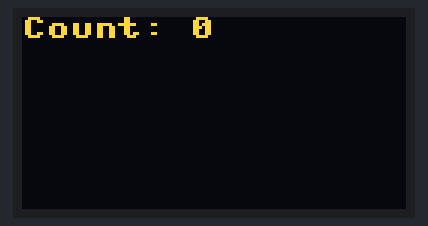
Recording of a program running on a simulated ESP32 board running MicroPython. Parts: 128×64 one-colour display. The OLED is the two-colour kind (top 16 rows yellow); what the program prints to the serial console is not drawn. At 11.0 s the program stops and its outputs stay as they are.

Above: at 0.2 s.
At 1.3 s:
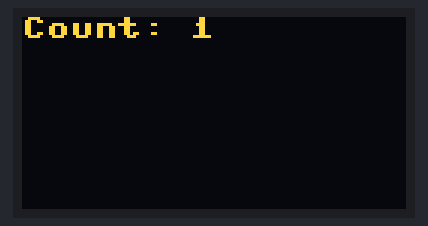
At 2.4 s:
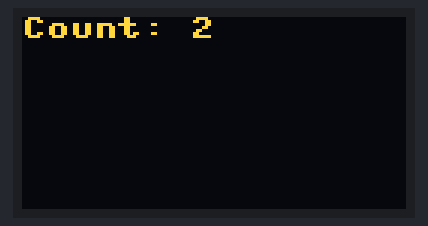
At 4.6 s:
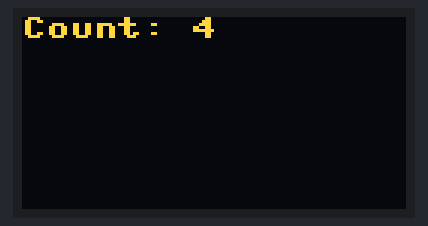
At 7.9 s:
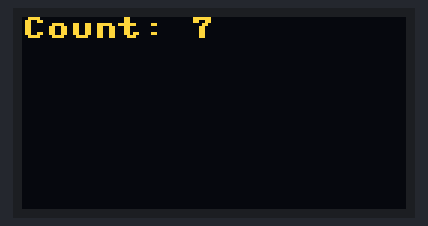

The program:

main.py
```python
# Description: Test printing to the terminal
    # on the ESP32 with micropython

# Import modules
from machine import Pin, SoftI2C
import sh1106
import time

i2c = SoftI2C(scl=Pin(22), sda=Pin(21), freq=100000)
display = sh1106.SH1106_I2C(128, 64, i2c, None, 0x3c)
display.sleep(False)
display.fill(0)

lineHeight = 10

print("Hello World!")

# Loop with count
for i in range(10):
    display.fill(0)
    display.text('Count: %d' % i, 0, 0, 1)
    display.show()
    print("Count: ", i)
    time.sleep(1)
```

Measured:
- what the display in image 0 shows lasts 1.1 s, from 0.2 s to 1.3 s
